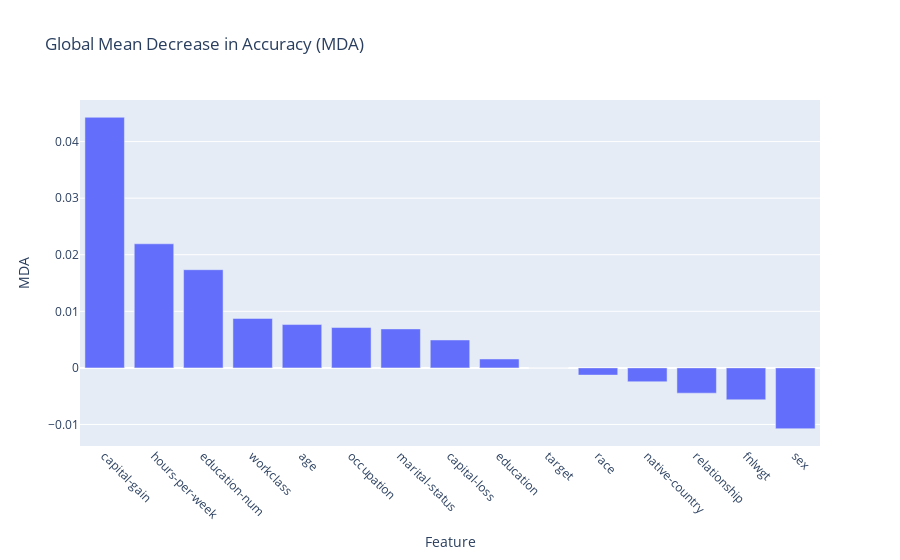

Notebook code for this chart:
### Markdown cell above
## Step 1: Inspect Feature Importance (Global)

Feature importance information provides insight into the features which are primary drivers for each prediction. This is important to understand in the context of AI bias and discrimination (ex. Sensitive attribute being the primary contribution to a prediction). 

This information is available at the global level (overall model), but can also be computed at the local level (regional model for each case).

### Code cell
robust_accuracy_contributions = t.react_aggregate(
    feature_influences_action_feature=action_features[0],
    details = {"feature_robust_accuracy_contributions": True}
)['feature_robust_accuracy_contributions']
plot_feature_importances(robust_accuracy_contributions.T, title="Global Mean Decrease in Accuracy (MDA)", yaxis_title="MDA")

### Figure 1 — Plotly figure (JSON) as saved in the notebook; plotly's stock layout.template omitted (floating-point values rounded to 4 significant figures)
{"data": [{"type": "bar", "x": ["capital-gain", "hours-per-week", "education-num", "workclass", "age", "occupation", "marital-status", "capital-loss", "education", "target", "race", "native-country", "relationship", "fnlwgt", "sex"], "y": [0.04429, 0.02193, 0.01735, 0.00874, 0.007657, 0.007135, 0.00689, 0.004934, 0.001575, 0.0, -0.001277, -0.002451, -0.00447, -0.00564, -0.01075]}], "layout": {"title": {"text": "Global Mean Decrease in Accuracy (MDA)"}, "xaxis": {"anchor": "y", "domain": [0, 1], "tickangle": 45, "title": {"text": "Feature"}}, "yaxis": {"anchor": "x", "domain": [0, 1], "title": {"text": "MDA"}}}}
